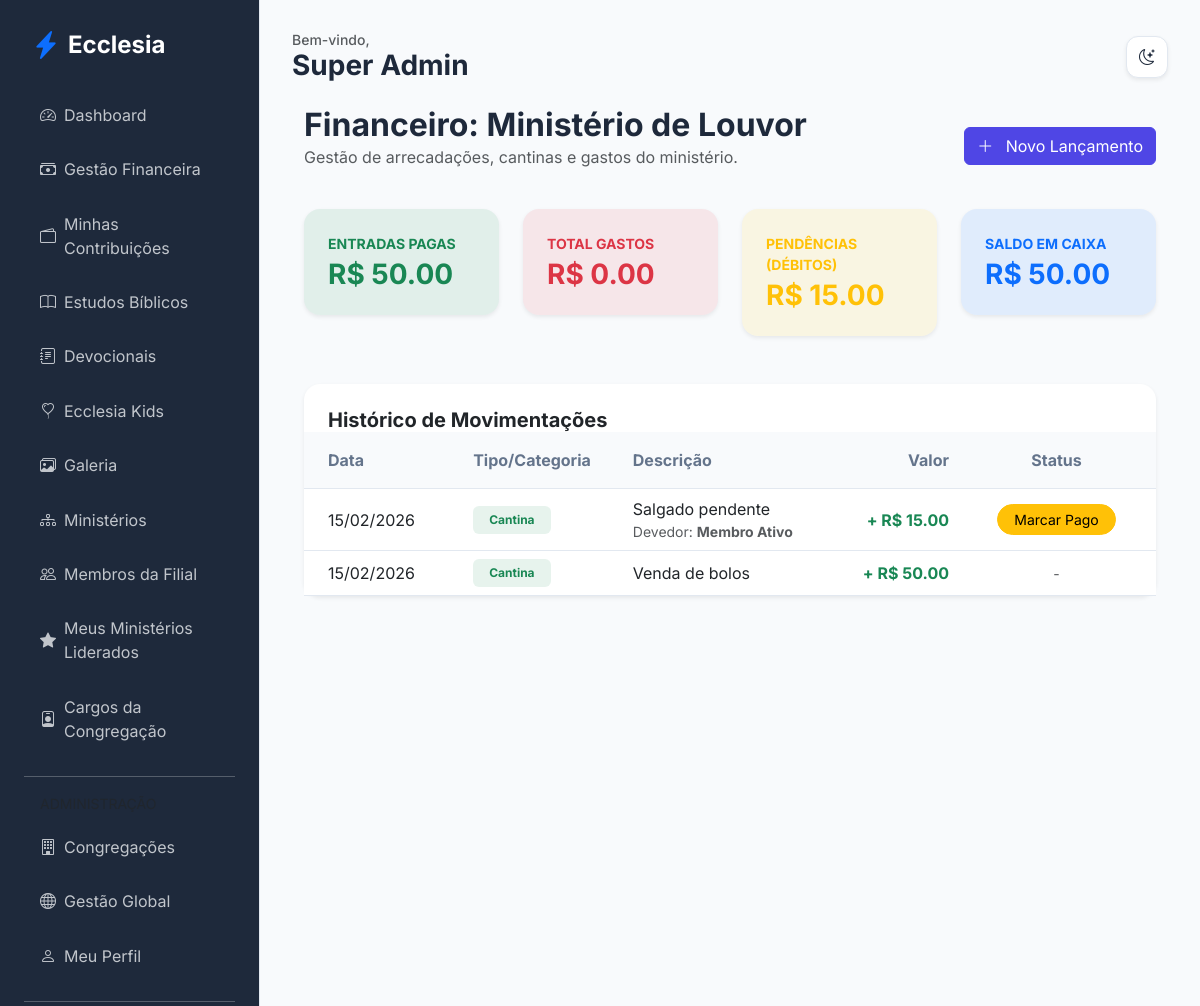
Before: /finance/ministry/1 (signed in) with the older database file.
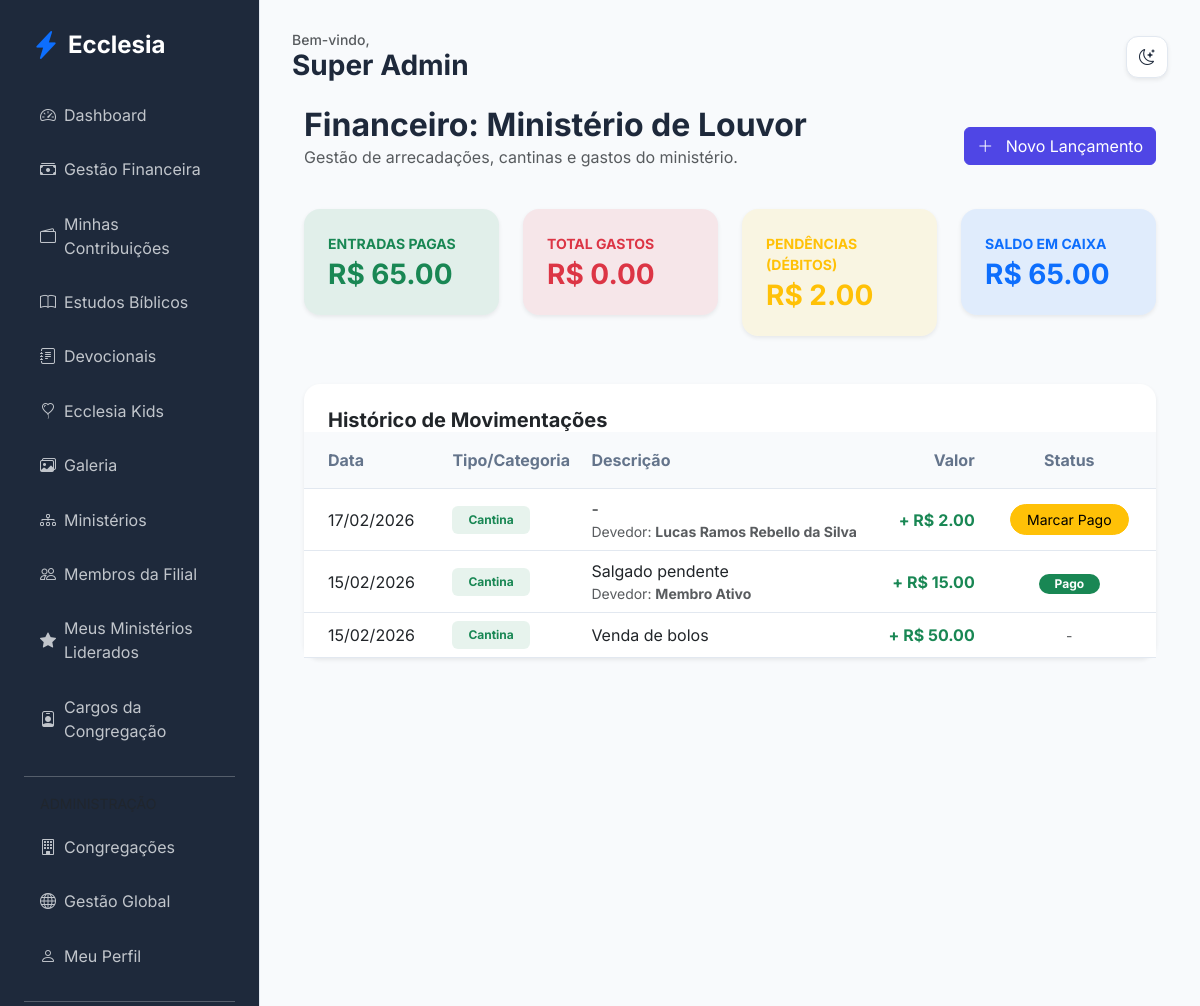
After: the same page with the newer database file.
### app/core/models.py (models this page shows, shortened)
class MinistryTransaction(db.Model):
    id = db.Column(db.Integer, primary_key=True)
    ministry_id = db.Column(db.Integer, db.ForeignKey('ministry.id'), nullable=False)
    type = db.Column(db.String(10)) # income, expense
    category = db.Column(db.String(50)) # Cantina, Evento, Doação, etc.
    amount = db.Column(db.Float, nullable=False)
    date = db.Column(db.DateTime, default=datetime.utcnow)
    description = db.Column(db.Text)
    is_debt = db.Column(db.Boolean, default=False) # "Põe na conta"
    debtor_id = db.Column(db.Integer, db.ForeignKey('user.id'), nullable=True)
    is_paid = db.Column(db.Boolean, default=True) # Se for débito, marca se já foi pago
    debtor = db.relationship('User', backref='debts')

class User(db.Model, UserMixin):
    id = db.Column(db.Integer, primary_key=True)
    name = db.Column(db.String(100), nullable=False)
    email = db.Column(db.String(120), unique=True, nullable=False)
    password_hash = db.Column(db.String(128))
    birth_date = db.Column(db.Date)
    gender = db.Column(db.String(20))
    documents = db.Column(db.String(200)) # Flexível para diferentes países
    address = db.Column(db.Text)
    phone = db.Column(db.String(50))
    profile_photo = db.Column(db.String(255), nullable=True)
    status = db.Column(db.String(20), default='pending') # pending, active, rejected
    is_ministry_leader = db.Column(db.Boolean, default=False)
    church_id = db.Column(db.Integer, db.ForeignKey('church.id'))
    family_id = db.Column(db.Integer, db.ForeignKey('family.id'), nullable=True)
    church_role_id = db.Column(db.Integer, db.ForeignKey('church_role.id'), nullable=True)
    ministries = db.relationship('Ministry', secondary=member_ministries, backref=db.backref('members', lazy='dynamic'))
    can_manage_ministries = db.Column(db.Boolean, default=False)
    can_manage_media = db.Column(db.Boolean, default=False)
    can_publish_devotionals = db.Column(db.Boolean, default=False)
    can_approve_members = db.Column(db.Boolean, default=False)
    can_manage_finance = db.Column(db.Boolean, default=False)
    can_manage_kids = db.Column(db.Boolean, default=False)
    can_manage_events = db.Column(db.Boolean, default=False)

class Church(db.Model):
    id = db.Column(db.Integer, primary_key=True)
    name = db.Column(db.String(100), nullable=False)
    address = db.Column(db.String(200))
    city = db.Column(db.String(100))
    country = db.Column(db.String(100))
    currency_symbol = db.Column(db.String(5), default='R$')
    is_main = db.Column(db.Boolean, default=False)
    created_at = db.Column(db.DateTime, default=datetime.utcnow)
    members = db.relationship('User', backref='church', lazy=True)
    ministries = db.relationship('Ministry', backref='church', lazy=True)
    assets = db.relationship('Asset', backref='church', lazy=True)
    roles = db.relationship('ChurchRole', backref='church', lazy=True, cascade="all, delete-orphan")

### app/modules/finance/routes.py (the view)
@finance_bp.route('/ministry/<int:ministry_id>')
@login_required
def ministry_finance(ministry_id):
    ministry = Ministry.query.get_or_404(ministry_id)
    is_leader = ministry.leader_id == current_user.id
    if not (is_leader or can_manage_finance()):
        flash('Acesso negado.', 'danger')
        return redirect(url_for('members.dashboard'))
    transactions = MinistryTransaction.query.filter_by(ministry_id=ministry_id).order_by(MinistryTransaction.date.desc()).all()
    income = sum(t.amount for t in transactions if t.type == 'income' and t.is_paid)
    expense = sum(t.amount for t in transactions if t.type == 'expense')
    debts = sum(t.amount for t in transactions if t.is_debt and not t.is_paid)
    stats = {
        'income': income,
        'expense': expense,
        'balance': income - expense,
        'pending_debts': debts
    }
    return render_template('finance/ministry_finance.html', ministry=ministry, transactions=transactions, stats=stats)

### app/templates/finance/ministry_finance.html (shortened to what the changed rows need)
{% extends "base.html" %}
{% block content %}
<div class="container-fluid">
    <div class="d-flex justify-content-between align-items-center mb-4">
        <div>
            <h2 class="fw-bold mb-0">Financeiro: {{ ministry.name }}</h2>
        </div>
    </div>
    <div class="row g-4 mb-5">
        <div class="col-md-3">
            <div class="card border-0 shadow-sm bg-success bg-opacity-10">
                <div class="card-body p-4">
                    <p class="text-success small fw-bold mb-1">ENTRADAS PAGAS</p>
                    <h3 class="fw-bold text-success mb-0">{{ ministry.church.currency_symbol if ministry.church else 'R$' }} {{ "%.2f"|format(stats.income) }}</h3>
                </div>
            </div>
        </div>
        <div class="col-md-3">
            <div class="card border-0 shadow-sm bg-danger bg-opacity-10">
                <div class="card-body p-4">
                    <p class="text-danger small fw-bold mb-1">TOTAL GASTOS</p>
                    <h3 class="fw-bold text-danger mb-0">{{ ministry.church.currency_symbol if ministry.church else 'R$' }} {{ "%.2f"|format(stats.expense) }}</h3>
                </div>
            </div>
        </div>
        <div class="col-md-3">
            <div class="card border-0 shadow-sm bg-warning bg-opacity-10">
                <div class="card-body p-4">
                    <p class="text-warning small fw-bold mb-1">PENDÊNCIAS (DÉBITOS)</p>
                    <h3 class="fw-bold text-warning mb-0">{{ ministry.church.currency_symbol if ministry.church else 'R$' }} {{ "%.2f"|format(stats.pending_debts) }}</h3>
                </div>
            </div>
        </div>
        <div class="col-md-3">
            <div class="card border-0 shadow-sm bg-primary bg-opacity-10">
                <div class="card-body p-4">
                    <p class="text-primary small fw-bold mb-1">SALDO EM CAIXA</p>
                    <h3 class="fw-bold text-primary mb-0">{{ ministry.church.currency_symbol if ministry.church else 'R$' }} {{ "%.2f"|format(stats.balance) }}</h3>
                </div>
            </div>
        </div>
    </div>
    <div class="card border-0 shadow-sm">
        <div class="card-body p-0">
            <div class="table-responsive">
                <table class="table table-hover align-middle mb-0">
                    <thead class="bg-light">
                        <tr>
                            <th class="px-4 py-3">Data</th>
                            <th class="py-3">Tipo/Categoria</th>
                            <th class="py-3">Descrição</th>
                            <th class="py-3 text-end">Valor</th>
                            <th class="px-4 py-3 text-center">Status</th>
                        </tr>
                    </thead>
                    <tbody>
                        {% for tx in transactions %}
                        <tr>
                            <td class="px-4">{{ tx.date.strftime('%d/%m/%Y') }}</td>
                            <td>
                                <span class="badge bg-{{ 'success' if tx.type == 'income' else 'danger' }} bg-opacity-10 text-{{ 'success' if tx.type == 'income' else 'danger' }} px-3 py-2">
                                    {{ tx.category }}
                                </span>
                            </td>
                            <td>
                                {{ tx.description or '-' }}
                                {% if tx.is_debt %}
                                <div class="small text-muted">Devedor: <strong>{{ tx.debtor.name }}</strong></div>
                                {% endif %}
                            </td>
                            <td class="text-end fw-bold {{ 'text-success' if tx.type == 'income' else 'text-danger' }}">
                                {{ '+' if tx.type == 'income' else '-' }} {{ ministry.church.currency_symbol if ministry.church else 'R$' }} {{ "%.2f"|format(tx.amount) }}
                            </td>
                            <td class="px-4 text-center">
                                {% if tx.is_debt and not tx.is_paid %}
                                <a href="{{ url_for('finance.pay_debt', tx_id=tx.id) }}" class="btn btn-sm btn-warning rounded-pill px-3">
                                    Marcar Pago
                                </a>
                                {% elif tx.is_debt and tx.is_paid %}
                                <span class="badge bg-success rounded-pill px-3">Pago</span>
                                {% else %}
                                <span class="text-muted small">-</span>
                                {% endif %}
                            </td>
                        </tr>
                        {% endfor %}
                    </tbody>
                </table>
            </div>
        </div>
    </div>
</div>
{% endblock %}

Changed rows visible on the page:
added MinistryTransaction: date "17/02/2026", category "Cantina", description "-", debtor.name "Lucas Ramos Rebello da Silva", type "+", {{ ministry.church.currency_symbol if ministry.church else 'R$' }} "R$", amount "2.00"
changed MinistryTransaction "Salgado pendente": is_paid "Marcar Pago" → "Pago"
Other visible differences:
{{ "%.2f"|format(stats.income) }}: "50.00" → "65.00"
{{ "%.2f"|format(stats.pending_debts) }}: "15.00" → "2.00"
{{ "%.2f"|format(stats.balance) }}: "50.00" → "65.00"
